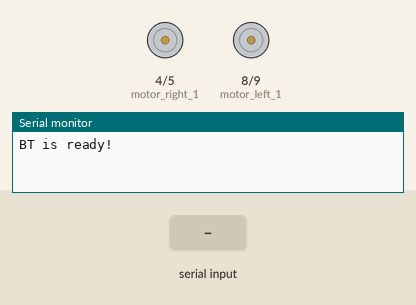
Simulated run of this sketch. Board: Arduino Uno, built with avr-gcc and run on an emulated ATmega328P. Parts: motor-driver pin pairs drawn as motors (green arrow = first pin HIGH = forward, orange = second pin HIGH = backward, longer = more drive, scaled by the enable pin), the last lines printed to the serial monitor. The inputs (shaded band) are chosen by the test bench.

Above: at 1.8 s.
1.9 s: "1" received over the second serial link
At 3.0 s:
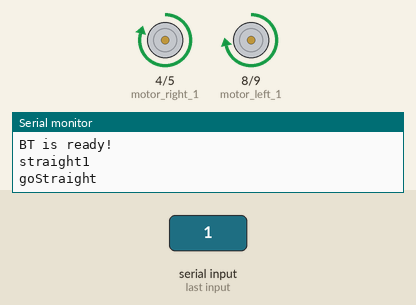
3.5 s: "2" received over the second serial link
At 4.4 s:
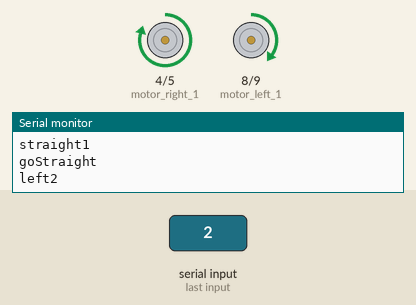
5.0 s: "3" received over the second serial link
At 5.9 s:
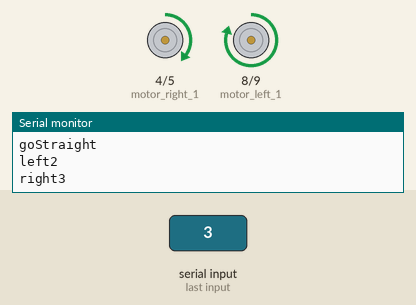
6.5 s: "4" received over the second serial link
At 7.3 s:
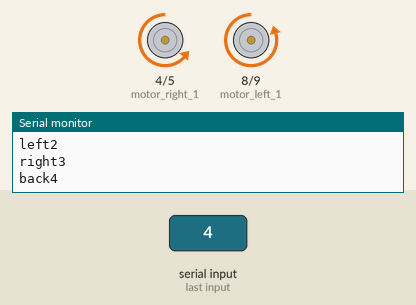
8.0 s: "5" received over the second serial link
At 8.7 s:
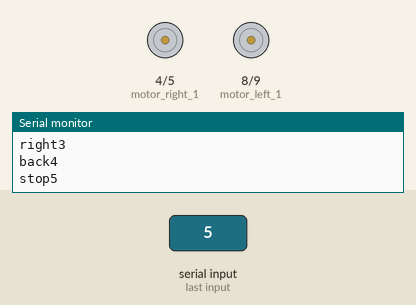
Timing chart, 0 to 10.5 s (numbered marks = the images above; inputs shaded):
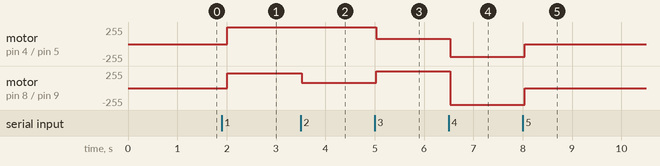

The sketch:

hc-05connect.ino
```cpp
#include <SoftwareSerial.h>   // 引用程式庫


// 定義連接藍牙模組的序列埠
SoftwareSerial BT(11, 12); // 接收腳, 傳送腳
char val;  // 儲存接收資料的變數

int motor_right_1 = 4;
int motor_right_2 = 5;
int motor_left_1 = 8;
int motor_left_2 = 9;
int Enable_right = 6;
int Enable_left = 10;
void setup() {
  pinMode(motor_left_1, OUTPUT);
  pinMode(motor_left_2, OUTPUT);
  pinMode(motor_right_1, OUTPUT);
  pinMode(motor_right_2, OUTPUT);
  pinMode(Enable_right, OUTPUT);
  pinMode(Enable_left, OUTPUT);


  Serial.begin(38400);   // 與電腦序列埠連線
  Serial.println("BT is ready!");

  // 設定藍牙模組的連線速率
  // 如果是HC-05，請改成38400
  BT.begin(9600);
}

void loop() {

  bluetoothRecieve();
}

void bluetoothRecieve() {
  if (BT.available() > 0) {
    unsigned char charReceived = BT.read();
    switch (charReceived) {

      case '1':
        BT.println("straight1");
        Serial.println("straight1");
        goStraight();

        break;
      case '2':
        BT.println("left2");
        Serial.println("left2");
        goLeft();
        break;

      case '3':
        BT.println("right3");
        Serial.println("right3");
        goRight();
        break;
       case '4':
        BT.println("back4");
        Serial.println("back4");
        goBack();
        break;
       case '5':
        BT.println("stop5");
        Serial.println("stop5");
        goStop();
        break;

    }
  }
  BT.flush();
  delay(500);
}


void goLeft() {
analogWrite(Enable_right, 250);
  digitalWrite(motor_right_1, HIGH);
  digitalWrite(motor_right_2, LOW);
  analogWrite(Enable_left, 80);
  digitalWrite(motor_left_1, HIGH);
  digitalWrite(motor_left_2, LOW);

}

void goStraight() {
  analogWrite(Enable_right, 250);
  digitalWrite(motor_right_1, HIGH);
  digitalWrite(motor_right_2, LOW);
  analogWrite(Enable_left, 220);
  digitalWrite(motor_left_1, HIGH);
  digitalWrite(motor_left_2, LOW);

  Serial.println("goStraight");
}

void goRight() {

  analogWrite(Enable_right, 80);
  digitalWrite(motor_right_1, HIGH);
  digitalWrite(motor_right_2, LOW);
  analogWrite(Enable_left, 250);
  digitalWrite(motor_left_1, HIGH);
  digitalWrite(motor_left_2, LOW);
}

void goBack() {
analogWrite(Enable_right, 190);
  digitalWrite(motor_right_1, LOW);
  digitalWrite(motor_right_2, HIGH);
  analogWrite(Enable_left, 250);
  digitalWrite(motor_left_1, LOW);
  digitalWrite(motor_left_2, HIGH);

}
void goStop() {
analogWrite(Enable_right, 250);
  digitalWrite(motor_right_1, LOW);
  digitalWrite(motor_right_2, LOW);
  analogWrite(Enable_left, 250);
  digitalWrite(motor_left_1, LOW);
  digitalWrite(motor_left_2, LOW);

}

void commadMode() {
  // 若收到「序列埠監控視窗」的資料，則送到藍牙模組
  if (Serial.available()) {
    val = Serial.read();

    BT.print(val);
  }

  // 若收到藍牙模組的資料，則送到「序列埠監控視窗」
  if (BT.available()) {
    val = BT.read();


    Serial.print(val);
  }
}
```

Measured:
- after the input at 1.9 s, motor on pin 4 (motor_right_1) / pin 5 (motor_right_2): stopped → forward 250/255 after 0.11 s; motor on pin 8 (motor_left_1) / pin 9 (motor_left_2): stopped → forward 220/255 after 0.11 s
- after the input at 3.5 s, motor on pin 8 (motor_left_1) / pin 9 (motor_left_2): forward 220/255 → forward 80/255 at once
- after the input at 5.0 s, motor on pin 4 (motor_right_1) / pin 5 (motor_right_2): forward 250/255 → forward 80/255 at once; motor on pin 8 (motor_left_1) / pin 9 (motor_left_2): forward 80/255 → forward 250/255 at once
- after the input at 6.5 s, motor on pin 4 (motor_right_1) / pin 5 (motor_right_2): forward 80/255 → backward 190/255 at once; motor on pin 8 (motor_left_1) / pin 9 (motor_left_2): forward 250/255 → backward 250/255 at once
- after the input at 8.0 s, motor on pin 4 (motor_right_1) / pin 5 (motor_right_2): backward 190/255 → stopped at once; motor on pin 8 (motor_left_1) / pin 9 (motor_left_2): backward 250/255 → stopped at once
